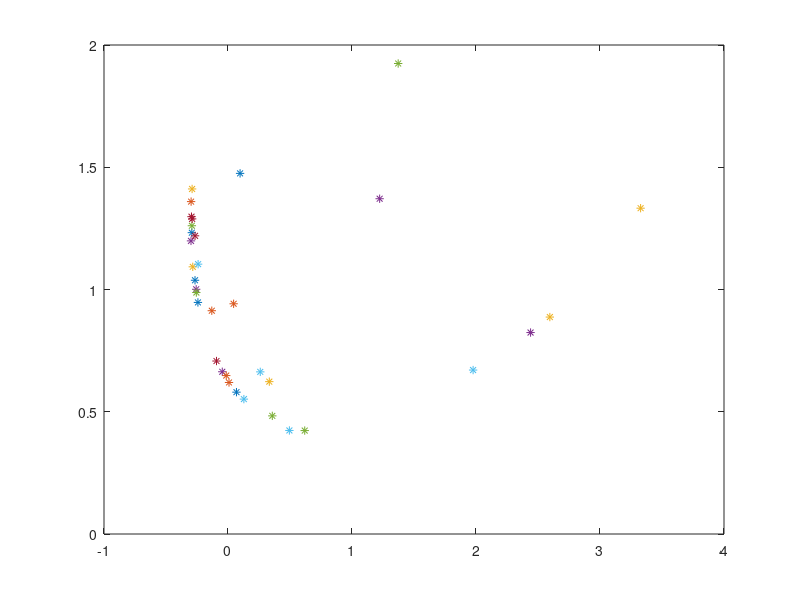

Source code (MATLAB):
%%Get Features from Raw Data
%%Features: Land Use
Data=[
2.87	23.43	2.22	1.61	2.42	8.31	1.59	5.75	4.73	0.07	6.17	3.17	1.07	1.48	1.19	2.74	4.05	1.84	1.27	6.94	14.21	1.09	1.19	20.79	9.60	5.73	0.00	0.31	10.22	0.00	1.69	0.10	0.00	14.89
0.13	4.11	4.99	2.87	3.30	7.09	1.04	0.00	0.00	0.36	3.28	49.25	19.44	1.17	1.26	15.36	2.75	3.68	0.00	13.89	0.00	2.84	0.37	0.48	0.00	12.02	0.00	0.00	0.00	0.00	0.00	1.31	0.00	0.00
75.45	50.83	12.70	73.06	72.01	42.74	64.70	70.71	83.98	0.02	75.49	33.75	47.52	83.72	81.85	59.59	74.42	16.44	83.63	20.12	71.65	58.49	61.75	44.94	58.54	44.60	59.07	85.22	54.71	63.69	88.07	33.57	48.16	67.75
0.00	0.00	5.48	0.29	0.00	0.00	0.00	0.00	0.00	23.21	0.00	0.00	0.00	0.00	0.00	0.00	0.00	0.00	0.00	0.00	0.00	27.69	0.00	0.00	0.00	0.00	0.22	0.00	0.00	0.00	0.00	39.71	0.00	0.00
21.54	21.64	74.61	22.16	22.26	41.85	32.66	23.54	11.29	76.34	15.07	13.83	31.98	13.62	15.70	22.31	18.78	78.04	15.10	59.06	14.15	9.88	36.69	33.80	31.86	37.64	40.70	14.46	35.06	36.31	10.25	25.31	51.84	17.36

]
DataT = Data'

%%
%%Count the Cosine distance
X=DataT

[mx,nx] = size(X);
Dis = ones(mx,nx);
C = cov(X);
for i=1:mx
for j=1:mx
D(i,j)=1-(X(i,:)*X(j,:)')/sqrt(X(i,:)*X(i,:)'*X(j,:)*X(j,:)');
end
end


%%
%%Use PCA to decrease dimention from 34 to 2
[COEFF,SCORE,latent,tsquare] = pca(D);

important = cumsum(latent)/sum(latent)

tranMix = COEFF(:,1:2)

result = D * tranMix


%%
%%Plot in 2D plane

for i = 1:34

plot(result(i,1),result(i,2),'*')
hold on
    
end

